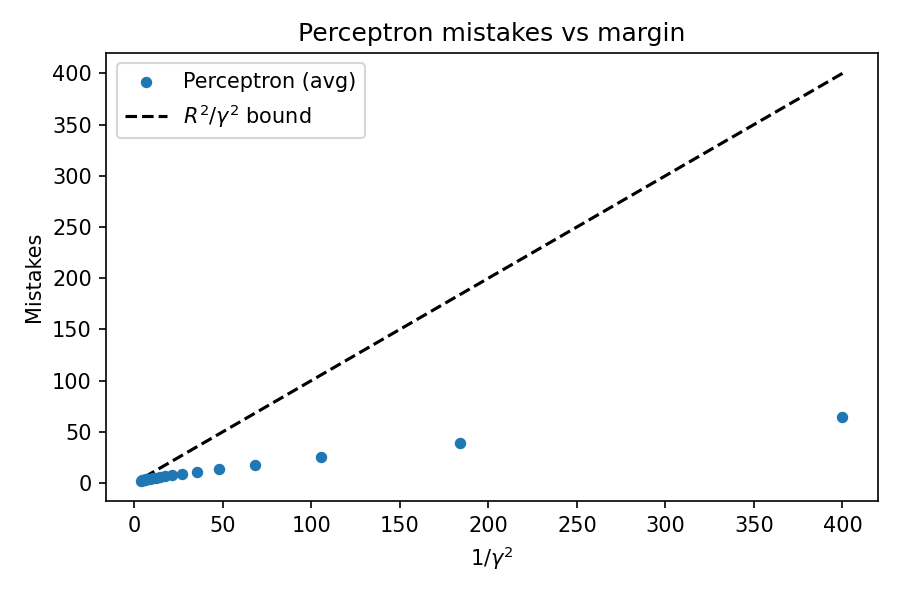

Python code for this plot:
import numpy as np
import matplotlib.pyplot as plt
from perceptron import perceptron, generate_separable_data

d = 10
T = 10000
R = 1.0
gammas = np.linspace(0.05, 0.5, 20)
n_trials = 50

u = np.zeros(d)
u[0] = 1.0

avg_mistakes = np.empty(len(gammas))

for i, gamma in enumerate(gammas):
    rng = np.random.default_rng(0)
    total = 0
    for _ in range(n_trials):
        X, y = generate_separable_data(T, d, gamma, u, R=R, rng=rng)
        m, _ = perceptron(X, y)
        total += m
    avg_mistakes[i] = total / n_trials

inv_gamma_sq = 1 / gammas**2

fig, ax = plt.subplots(figsize=(6, 4))
ax.scatter(inv_gamma_sq, avg_mistakes, s=20, zorder=3, label="Perceptron (avg)")
ax.plot(inv_gamma_sq, R**2 * inv_gamma_sq, "k--", label=r"$R^2/\gamma^2$ bound")
ax.set_xlabel(r"$1/\gamma^2$")
ax.set_ylabel("Mistakes")
ax.legend()
ax.set_title("Perceptron mistakes vs margin")
fig.tight_layout()
fig.savefig("plot_mistakes.png", dpi=150)
